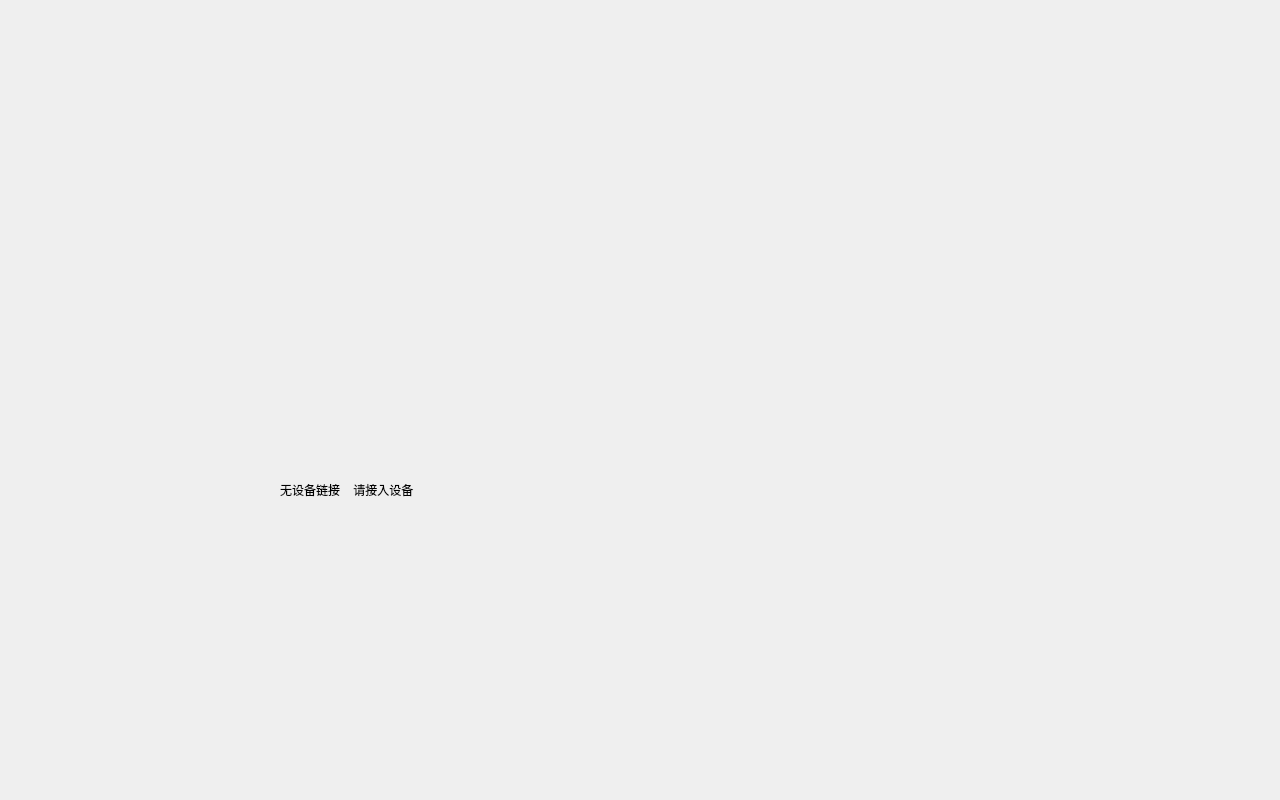
<?xml version="1.0" encoding="UTF-8"?>
<ui version="4.0">
 <class>no_device</class>
 <widget class="QWidget" name="no_device">
  <property name="geometry">
   <rect>
    <x>0</x>
    <y>0</y>
    <width>1280</width>
    <height>800</height>
   </rect>
  </property>
  <property name="windowTitle">
   <string>Form</string>
  </property>
  <property name="styleSheet">
   <string notr="true"/>
  </property>
  <widget class="QLabel" name="label_b">
   <property name="geometry">
    <rect>
     <x>0</x>
     <y>0</y>
     <width>1280</width>
     <height>800</height>
    </rect>
   </property>
   <property name="styleSheet">
    <string notr="true"/>
   </property>
   <property name="text">
    <string/>
   </property>
  </widget>
  <widget class="QLabel" name="label_backdrop">
   <property name="geometry">
    <rect>
     <x>280</x>
     <y>220</y>
     <width>720</width>
     <height>360</height>
    </rect>
   </property>
   <property name="styleSheet">
    <string notr="true">background-color: transparent;
border-image: url(:/tu/ALL-IN-ONE ICON/BKG_long.png);
color: rgb(255, 255, 255);</string>
   </property>
   <property name="text">
    <string/>
   </property>
  </widget>
  <widget class="QLabel" name="label_num">
   <property name="geometry">
    <rect>
     <x>280</x>
     <y>450</y>
     <width>720</width>
     <height>80</height>
    </rect>
   </property>
   <property name="text">
    <string>无设备链接    请接入设备</string>
   </property>
  </widget>
  <widget class="QLabel" name="label">
   <property name="geometry">
    <rect>
     <x>565</x>
     <y>250</y>
     <width>150</width>
     <height>150</height>
    </rect>
   </property>
   <property name="styleSheet">
    <string notr="true">image: url(:/tu/warn.png);</string>
   </property>
   <property name="text">
    <string/>
   </property>
  </widget>
 </widget>
 <resources/>
 <connections/>
</ui>
